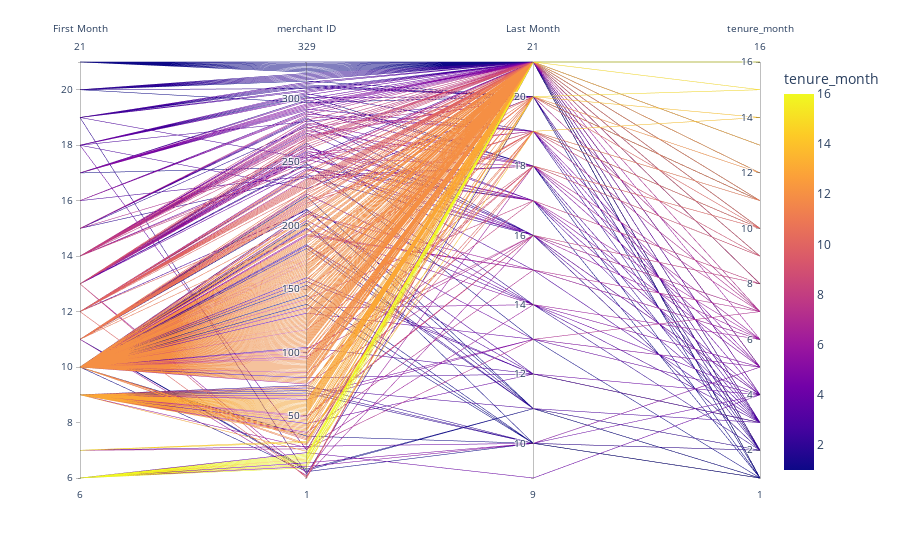

The cell this chart's notebook holds for it:
### Code cell
fig = px.parallel_coordinates(merchants[["first_month","merchant_id","last_month","tenure_month"]], \
        color="tenure_month", labels={"merchant_id": "merchant ID",
                "first_month": "First Month", "last_month": "Last Month", },)
                             #color_continuous_scale=px.colors.diverging.Tealrose,
                            # color_continuous_midpoint=2)
fig.show()

### Figure 1 — Plotly figure (JSON) as saved in the notebook; plotly's stock layout.template omitted (floating-point values rounded to 4 significant figures; data arrays with more than 128 entries replaced by an {"elided": "..."} marker saying what was removed)
{"data": [{"dimensions": [{"label": "First Month", "values": {"elided": "329 int values"}}, {"label": "merchant ID", "values": {"elided": "329 int values"}}, {"label": "Last Month", "values": {"elided": "329 int values"}}, {"label": "tenure_month", "values": {"elided": "329 int values"}}], "domain": {"x": [0, 1], "y": [0, 1]}, "line": {"color": {"elided": "329 int values"}, "coloraxis": "coloraxis"}, "name": "", "type": "parcoords"}], "layout": {"coloraxis": {"colorbar": {"title": {"text": "tenure_month"}}, "colorscale": [[0, "#0d0887"], [0.1111, "#46039f"], [0.2222, "#7201a8"], [0.3333, "#9c179e"], [0.4444, "#bd3786"], [0.5556, "#d8576b"], [0.6667, "#ed7953"], [0.7778, "#fb9f3a"], [0.8889, "#fdca26"], [1, "#f0f921"]]}, "legend": {"tracegroupgap": 0}, "margin": {"t": 60}}}
